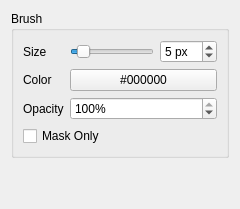
       <widget class="QWidget" name="page_brush">
        <layout class="QVBoxLayout" name="layout_page_brush">
         <item>
          <widget class="QGroupBox" name="group_brush_options">
           <property name="title">
            <string>Brush</string>
           </property>
           <layout class="QFormLayout" name="form_brush_options">
            <item row="0" column="0">
             <widget class="QLabel" name="label_brush_size">
              <property name="text">
               <string>Size</string>
              </property>
             </widget>
            </item>
            <item row="0" column="1">
             <layout class="QHBoxLayout" name="layout_brush_size">
              <item>
               <widget class="QSlider" name="slider_brush_size">
                <property name="minimum">
                 <number>1</number>
                </property>
                <property name="maximum">
                 <number>50</number>
                </property>
                <property name="value">
                 <number>5</number>
                </property>
                <property name="orientation">
                 <enum>Qt::Horizontal</enum>
                </property>
               </widget>
              </item>
              <item>
               <widget class="QSpinBox" name="spin_brush_size">
                <property name="suffix">
                 <string> px</string>
                </property>
                <property name="minimum">
                 <number>1</number>
                </property>
                <property name="maximum">
                 <number>50</number>
                </property>
                <property name="value">
                 <number>5</number>
                </property>
               </widget>
              </item>
             </layout>
            </item>
            <item row="1" column="0">
             <widget class="QLabel" name="label_brush_color">
              <property name="text">
               <string>Color</string>
              </property>
             </widget>
            </item>
            <item row="1" column="1">
             <widget class="QPushButton" name="button_brush_color">
              <property name="text">
               <string>#000000</string>
              </property>
             </widget>
            </item>
            <item row="2" column="0">
             <widget class="QLabel" name="label_brush_opacity">
              <property name="text">
               <string>Opacity</string>
              </property>
             </widget>
            </item>
            <item row="2" column="1">
             <widget class="QSpinBox" name="spin_brush_opacity">
              <property name="suffix">
               <string>%</string>
              </property>
              <property name="minimum">
               <number>1</number>
              </property>
              <property name="maximum">
               <number>100</number>
              </property>
              <property name="value">
               <number>100</number>
              </property>
             </widget>
            </item>
            <item row="3" column="0" colspan="2">
             <widget class="QCheckBox" name="check_brush_mask_only">
              <property name="text">
               <string>Mask Only</string>
              </property>
             </widget>
            </item>
           </layout>
          </widget>
         </item>
         <item>
          <spacer name="spacer_page_brush">
           <property name="orientation">
            <enum>Qt::Vertical</enum>
           </property>
           <property name="sizeHint" stdset="0">
            <size>
             <width>20</width>
             <height>40</height>
            </size>
           </property>
          </spacer>
         </item>
        </layout>
       </widget>
